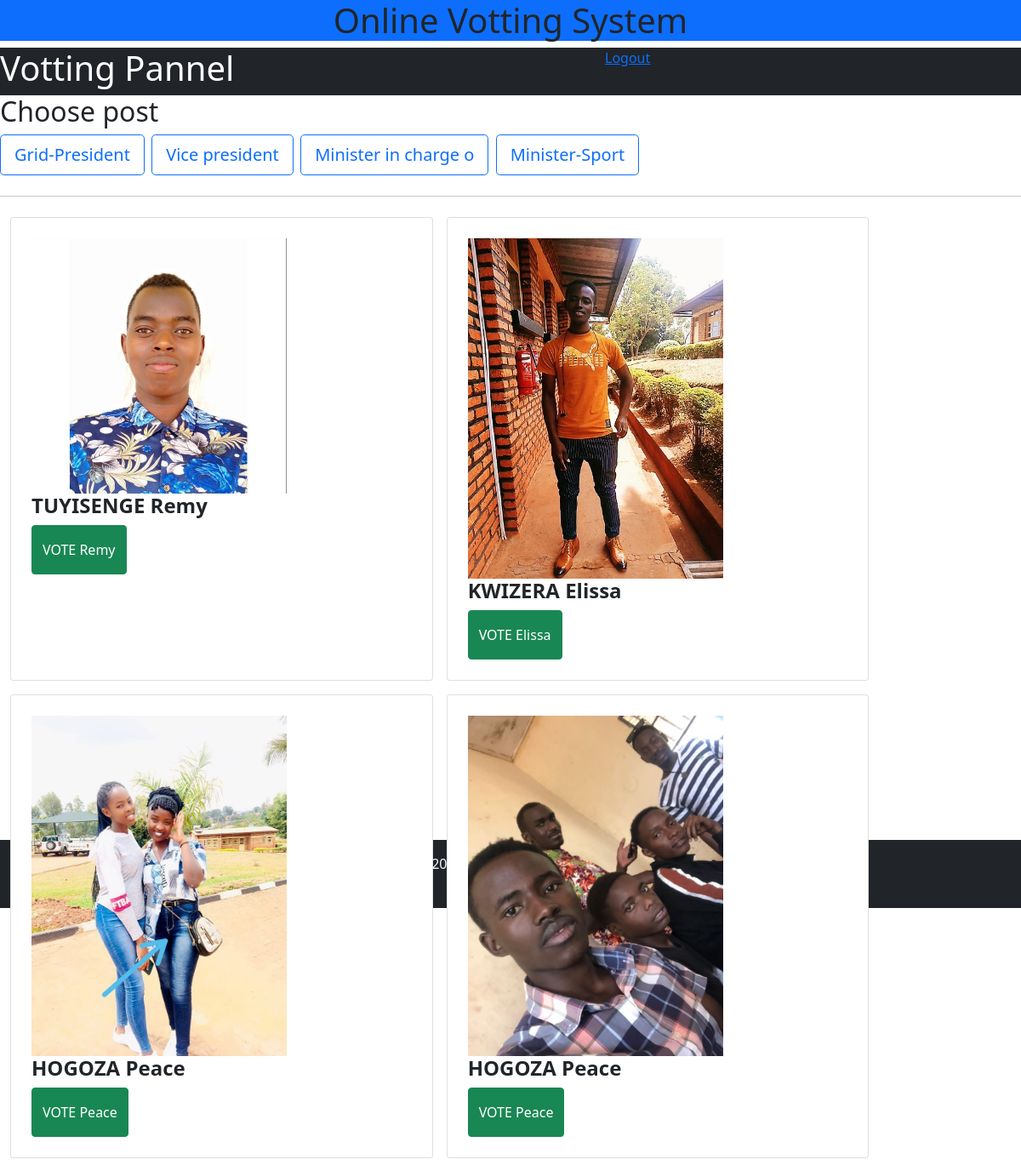
The app's page /vote.php?post=2 (signed in) with its own data.
### tables this page shows
CREATE TABLE IF NOT EXISTS `post` (
  `postId` int(20) NOT NULL,
  `postName` varchar(20) NOT NULL,
  `Description` text NOT NULL
);

CREATE TABLE IF NOT EXISTS `candidate` (
  `Id` int(20) NOT NULL,
  `Firstname` varchar(30) NOT NULL,
  `LastName` varchar(30) NOT NULL,
  `Age` int(30) NOT NULL,
  `postId` varchar(23) NOT NULL,
  `plofile` varchar(50) NOT NULL,
  `DateOfBirth` date NOT NULL,
  `NID` varchar(16) NOT NULL,
  `status` int(10) NOT NULL
);

### vote.php (the view, shortened to what this page needs)
<!DOCTYPE html>
<html lang="en">
<head>
    <link rel="stylesheet" href="css/style.css">
    <link rel="stylesheet" href="css/bootstrap.min.css">
</head>
<body>
     <div class="text-center">
            <h1 class='bg-primary'>Online Votting System</h1>
        </div>
        <div class="bg-dark text-light text-center d-flex">
        <h1 style="color:white;">Votting Pannel</h1> <a href="logout.php" class="col">Logout</a>
        </div>
        <h2>Choose post</h2>
        <div class="d-flex" style="justify-content:space-between; font:size 80;">
        <h2>
        <?php
    include "connection.php";
$qr=mysqli_query($conn,"SELECT * From post");
while($res=mysqli_fetch_array($qr)){
echo" <a href='vote.php?post=$res[postId]' class='btn btn-outline-primary btn-lg'>$res[postName]</a> </li>";
}
?></h2></div>
        <hr>
        <section style="min-height:500px">
        <div class="m-3">
<?php
$id=$_SESSION['Current_User_Id'];
$check = mysqli_query($conn,"SELECT * FROM votte where postId='$_GET[post]' and votterId='$id'");
if(mysqli_num_rows($check)>0){
    echo " You have aleady vote on this position";
}
else
{
    $sql =mysqli_query($conn,"SELECT * From candidate inner join post where post.postId=candidate.postId and candidate.postId='$_GET[post]' order by candidate.postId");
    echo"<div class='row'>";
    while( $row=mysqli_fetch_array($sql)){
    ?>
<div class="card p-4 m-2 col-sm-12 col-lg-5 col-md-6">
   <div class="img-responsive"><img src="plofilespc\<?=$row['plofile']?>" alt="image not found" width="300px" heigh="380px"> </div>
   <div>
  <h4><b><?=$row['Firstname']?> <?=$row['LastName']?></b></h4>
  <a href="app.php?votecid=<?=$row['Id']?>&postId=<?=$_GET['post']?>&votterId=<?=$id?>" class="btn btn-success py-3 px-6" onclick="return confirm('are you sure you want to vote this candidate')" width="100px"> VOTE <?=$row['LastName']?> </a></td>
</div></div>
<?php }
}
?>
    </div>
</section>
    <?php
    include "footer.php";
    ?>
</body>
</html>

### footer.php (shortened to what this page needs)
<div class="bg-dark text-center text-light p-3" style="margin-top: 30vh; height: 80px; bottom:0;">
    </div>

### css/style.css (style rules this page uses)
section { height: 400px; }

### records on screen
post: postName "Grid-President"
post: postName "Vice president"
post: postName "Minister in charge o"
post: postName "Minister-Sport"
candidate: plofile (picture), Firstname "TUYISENGE", LastName "Remy"
candidate: plofile (picture), Firstname "KWIZERA", LastName "Elissa"
candidate: plofile (picture), Firstname "HOGOZA", LastName "Peace"
candidate: plofile (picture), Firstname "HOGOZA", LastName "Peace"
